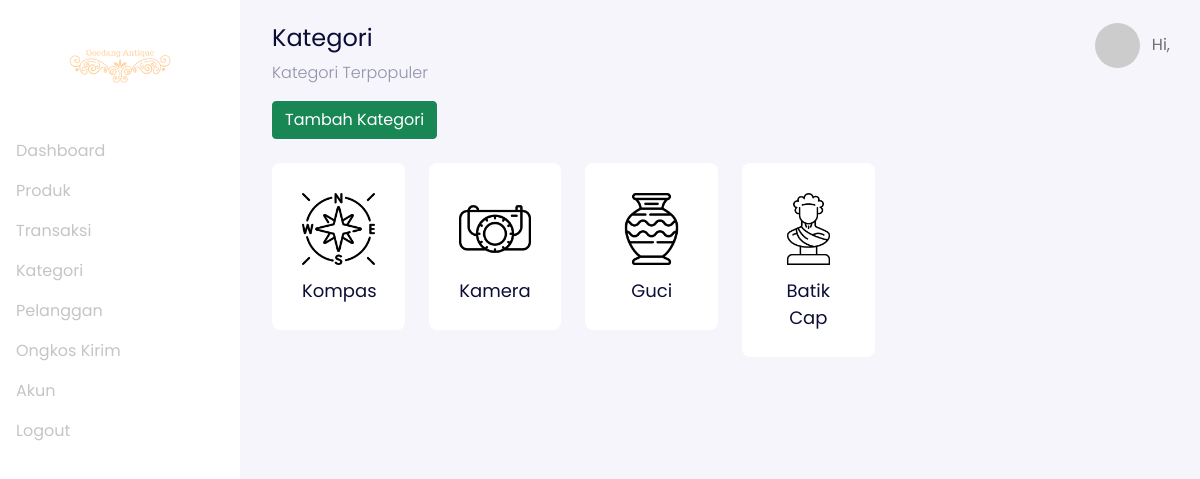
The app's page /backend/categories/index.php with its own data.
### tables this page shows
CREATE TABLE `categories` (
  `categories_id` int(11) NOT NULL,
  `name_category` varchar(255) NOT NULL,
  `slug` varchar(255) NOT NULL,
  `photo` varchar(225) NOT NULL
);

### backend/categories/index.php (the view, shortened to what this page needs)
<?php
    include '../components/header.php';
?>
<body>
  <div class="page-dashboard">
    <div class="d-flex"  id="wrapper" data-aos="fade-right">
      <?php include '../components/sidebar.php' ?>
        <div id="page-content-wrapper">
          <nav class="navbar navbar-store navbar-expand-lg navbar-light" data-aos="fade-down">
            <div class="container-fluid">
              <div class="collapse navbar-collapse" id="navbarSupportedContent">
                <ul class="navbar-nav ms-auto d-none d-lg-flex">
                    <li class="nav-item dropdown">
                      <a href="#" class="nav-link" id="navbarDropdown" role="button" data-bs-toggle="dropdown">
                        <img src="https://ui-avatars.com/api/?name=<?= $_SESSION['name']; ?>" alt="" class="rounded-circle me-2 profile-picture">
                        Hi, <?= $_SESSION['name']; ?>
                      </a>
                    </li>
                </ul>
              </div>
            </div>
          </nav>
          <div class="section-content section-dashboard-home" data-aos="fade-up">
          <div class="container-fluid">
              <div class="dashboard-heading">
                <h2 class="dashboard-title">Kategori</h2>
                <p class="dashboard-subtitle">
                  Kategori Terpopuler
                </p>
              </div>
              <div class="dashboard-content">
                <div class="row">
                  <div class="col-12">
                    <a href="create.php" class="btn btn-success">Tambah Kategori</a>
                  </div>
                </div>
                <div class="row mt-4">
                  <?php
                    $query = mysqli_query($config, "SELECT * FROM categories");
                    while ($data = mysqli_fetch_array($query)) {
                  ?>
                    <div class="col-6 col-md-3 col-lg-2" data-aos="fade-up" data-aos-delay="100">
                      <a href="edit.php?categories_id=<?= $data['categories_id']; ?>" class="component-categories d-block " style="background-color: white;">
                        <div class="categories-image position-relative">
                          <img src="../../images/categories/<?= $data['photo']; ?>" alt="" srcset="" class="w-100">
                        </div>
                        <p class="categories-text">
                        <?= $data['name_category']; ?>
                        </p>
                      </a>
                    </div>
                  <?php
                    }
                  ?>
                </div>
              </div>
            </div>
          </div>
        </div>
    </div>
  </div>
  <?php
    include '../components/footer.php';
  ?>

### records on screen
categories: photo (picture), name_category "Kompas"
categories: photo (picture), name_category "Kamera"
categories: photo (picture), name_category "Guci"
categories: photo (picture), name_category "Batik Cap"
